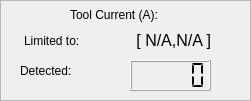
    <widget class="QFrame" name="frame_tool_current">
     <property name="geometry">
      <rect>
       <x>270</x>
       <y>90</y>
       <width>251</width>
       <height>101</height>
      </rect>
     </property>
     <property name="frameShape">
      <enum>QFrame::StyledPanel</enum>
     </property>
     <property name="frameShadow">
      <enum>QFrame::Raised</enum>
     </property>
     <widget class="QLabel" name="tool_force_label_2">
      <property name="geometry">
       <rect>
        <x>24</x>
        <y>30</y>
        <width>71</width>
        <height>21</height>
       </rect>
      </property>
      <property name="text">
       <string>Limited to:</string>
      </property>
     </widget>
     <widget class="QLabel" name="weight_limited">
      <property name="geometry">
       <rect>
        <x>130</x>
        <y>25</y>
        <width>81</width>
        <height>31</height>
       </rect>
      </property>
      <property name="font">
       <font>
        <pointsize>12</pointsize>
       </font>
      </property>
      <property name="layoutDirection">
       <enum>Qt::RightToLeft</enum>
      </property>
      <property name="text">
       <string>[ N/A,N/A ]</string>
      </property>
      <property name="alignment">
       <set>Qt::AlignRight|Qt::AlignTrailing|Qt::AlignVCenter</set>
      </property>
     </widget>
     <widget class="QLabel" name="tool_force_label_3">
      <property name="geometry">
       <rect>
        <x>70</x>
        <y>4</y>
        <width>110</width>
        <height>21</height>
       </rect>
      </property>
      <property name="text">
       <string>Tool Current (A):</string>
      </property>
     </widget>
     <widget class="QLabel" name="tool_force_label">
      <property name="geometry">
       <rect>
        <x>20</x>
        <y>60</y>
        <width>121</width>
        <height>21</height>
       </rect>
      </property>
      <property name="text">
       <string>Detected:</string>
      </property>
     </widget>
     <widget class="QLCDNumber" name="tool_force_lcdNumber">
      <property name="geometry">
       <rect>
        <x>130</x>
        <y>60</y>
        <width>81</width>
        <height>31</height>
       </rect>
      </property>
      <property name="segmentStyle">
       <enum>QLCDNumber::Flat</enum>
      </property>
     </widget>
    </widget>
